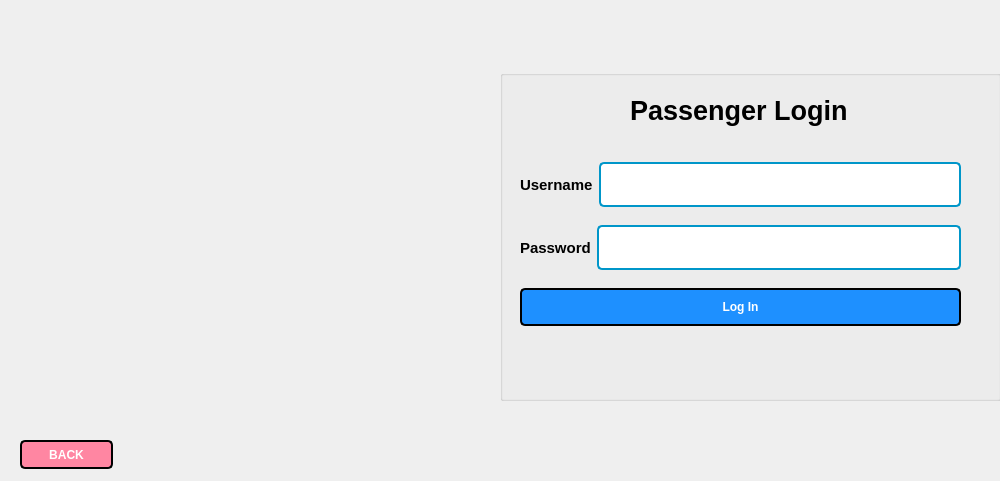
<?xml version="1.0" encoding="UTF-8"?>
<ui version="4.0">
 <class>Customer</class>
 <widget class="QDialog" name="Customer">
  <property name="geometry">
   <rect>
    <x>0</x>
    <y>0</y>
    <width>1000</width>
    <height>481</height>
   </rect>
  </property>
  <property name="windowTitle">
   <string>Passenger </string>
  </property>
  <property name="styleSheet">
   <string notr="true">QLineEdit {
    padding: 10px;
    border: 2px solid #0096C9;
    border-radius: 5px;
    font-size: 16px;
    font-family: Arial;
}




</string>
  </property>
  <widget class="QGroupBox" name="groupBox">
   <property name="geometry">
    <rect>
     <x>500</x>
     <y>70</y>
     <width>501</width>
     <height>331</height>
    </rect>
   </property>
   <property name="title">
    <string/>
   </property>
   <widget class="QWidget" name="layoutWidget">
    <property name="geometry">
     <rect>
      <x>20</x>
      <y>80</y>
      <width>441</width>
      <height>191</height>
     </rect>
    </property>
    <layout class="QVBoxLayout" name="verticalLayout">
     <item>
      <layout class="QHBoxLayout" name="horizontalLayout">
       <item>
        <widget class="QLabel" name="label">
         <property name="font">
          <font>
           <pointsize>11</pointsize>
           <bold>true</bold>
          </font>
         </property>
         <property name="text">
          <string>Username</string>
         </property>
        </widget>
       </item>
       <item>
        <widget class="QLineEdit" name="lineEdit_customer_username"/>
       </item>
      </layout>
     </item>
     <item>
      <layout class="QHBoxLayout" name="horizontalLayout_2">
       <item>
        <widget class="QLabel" name="label_2">
         <property name="font">
          <font>
           <pointsize>11</pointsize>
           <bold>true</bold>
          </font>
         </property>
         <property name="text">
          <string>Password</string>
         </property>
        </widget>
       </item>
       <item>
        <widget class="QLineEdit" name="lineEdit_customer_password">
         <property name="echoMode">
          <enum>QLineEdit::Password</enum>
         </property>
        </widget>
       </item>
      </layout>
     </item>
     <item>
      <widget class="QPushButton" name="pushButton_customer_login">
       <property name="styleSheet">
        <string notr="true">QPushButton {
  background-color: #1E90FF;
  color: white;
  border-radius: 5px;
  padding: 10px;
  font-weight: bold;
  border: 2px solid black;
}

QPushButton:hover {
  background-color: rgb(166, 98, 200);
  font-style: italic;
  border: 2px solid white;
  color:black;
}

QPushButton:pressed {
  background-color: #008080;
  font-weight: bold;
  color: white;
  border: 2px solid white;
}
</string>
       </property>
       <property name="text">
        <string>Log In</string>
       </property>
      </widget>
     </item>
    </layout>
   </widget>
   <widget class="QLabel" name="label_3">
    <property name="geometry">
     <rect>
      <x>130</x>
      <y>20</y>
      <width>261</width>
      <height>41</height>
     </rect>
    </property>
    <property name="font">
     <font>
      <pointsize>20</pointsize>
      <bold>true</bold>
     </font>
    </property>
    <property name="text">
     <string>Passenger Login</string>
    </property>
   </widget>
  </widget>
  <widget class="QPushButton" name="pushButton_customer_back">
   <property name="geometry">
    <rect>
     <x>20</x>
     <y>440</y>
     <width>93</width>
     <height>29</height>
    </rect>
   </property>
   <property name="styleSheet">
    <string notr="true">QPushButton {
  background-color: rgb(255, 134, 162);
  color: white;
  border-radius: 5px;
  padding: 5px;
  font-weight: bold;
  border: 2px solid black;
}

QPushButton:hover {
  background-color: rgb(166, 98, 200);
  font-style: italic;
  border: 2px solid white;
 color:black;
}

QPushButton:pressed {
  background-color: #008080;
  font-weight: bold;
  color: white;
  border: 2px solid white;
}
</string>
   </property>
   <property name="text">
    <string>BACK</string>
   </property>
  </widget>
  <widget class="QLabel" name="label_customer">
   <property name="geometry">
    <rect>
     <x>30</x>
     <y>70</y>
     <width>461</width>
     <height>331</height>
    </rect>
   </property>
   <property name="text">
    <string/>
   </property>
  </widget>
 </widget>
 <resources/>
 <connections/>
</ui>
